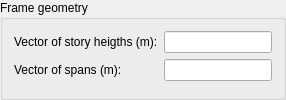
                 <widget class="QGroupBox" name="gbx_frame_geometry">
                  <property name="title">
                   <string>Frame geometry</string>
                  </property>
                  <layout class="QGridLayout" name="gridLayout_10">
                   <item row="0" column="1">
                    <layout class="QFormLayout" name="frm_frame_geometry">
                     <item row="0" column="0">
                      <widget class="QLabel" name="lbl_frame_geometry_vector_story">
                       <property name="text">
                        <string>Vector of story heigths (m):</string>
                       </property>
                      </widget>
                     </item>
                     <item row="0" column="1">
                      <widget class="QLineEdit" name="txt_frame_geometry_vector_story">
                       <property name="sizePolicy">
                        <sizepolicy hsizetype="Minimum" vsizetype="Fixed">
                         <horstretch>0</horstretch>
                         <verstretch>0</verstretch>
                        </sizepolicy>
                       </property>
                      </widget>
                     </item>
                     <item row="1" column="1">
                      <widget class="QLineEdit" name="txt_frame_geometry_vector_spans">
                       <property name="sizePolicy">
                        <sizepolicy hsizetype="Minimum" vsizetype="Fixed">
                         <horstretch>0</horstretch>
                         <verstretch>0</verstretch>
                        </sizepolicy>
                       </property>
                      </widget>
                     </item>
                     <item row="1" column="0">
                      <widget class="QLabel" name="lbl_frame_geometry_vector_spans">
                       <property name="text">
                        <string>Vector of spans (m):</string>
                       </property>
                      </widget>
                     </item>
                    </layout>
                   </item>
                  </layout>
                 </widget>
